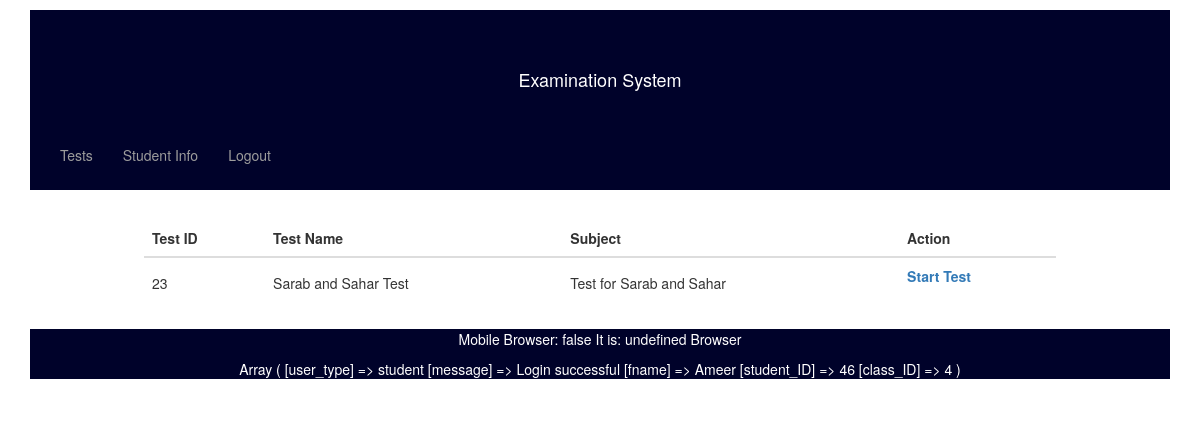
Page /get_test.php (signed in) on the committed database.
### tables this page shows
CREATE TABLE `test` (
  `test_ID` int(10) UNSIGNED NOT NULL,
  `testName` varchar(25) NOT NULL,
  `subject` varchar(25) NOT NULL,
  `examdate` date NOT NULL,
  `teacher_ID` int(10) UNSIGNED NOT NULL,
  `class_ID` int(10) UNSIGNED NOT NULL
);

### control/select_get_test.php (called while the page is built, shortened)
<?php
$conn = dbConnect();
$contentquery = "SELECT test_ID, testName, subject FROM test WHERE class_ID = ".$_SESSION['class_ID']." order by test_ID ASC";
    $stmt = $conn->prepare($contentquery);
    $stmt->execute();
    $staticresult = $stmt->fetchAll(PDO::FETCH_ASSOC);
?>

### get_test.php (the view, shortened to what this page needs)
<?php
include "header.php";
include "menuforstudent.php";
?>
<fieldset>
	<?php include "control/select_get_test.php"; ?>
	<form method="GET" action="#">
		<div class="container1 table-responsive">
			<table class="table">
				<thead>
					<tr>
						<th>Test ID</th>
						<th>Test Name</th>
						<th>Subject</th>
						<th>Action</th>
					</tr>
				</thead>
				<tbody>
					<?php
    foreach($staticresult as $row){
		$already_exist = 0;
      echo "<tr>
        <th><h5>" . $row['test_ID'] . "</h5> </th>
        <th><h5>" . $row['testName'] . "</h5> </th>
        <th><h5>" . $row['subject'] . "</h5></th>
		<th>  ";
		if($already_exist != 1){
			echo "<a href='get_question.php?test_ID=" . $row['test_ID']."'>Start Test</a>";
		}else{
			echo "<font color='red'>Test has finished</font>";
		}
		echo "
		</th>
      </tr>";
	}
	?>
				</tbody>
			</table>
		</div>
	</form>
</fieldset>
<?php
include "footer.php";
?>

### css/css.css (style rules this page uses)
a { text-decoration: none; }

### rows in the picture
test: test_ID "23", testName "Sarab and Sahar Test", subject "Test for Sarab and Sahar"
